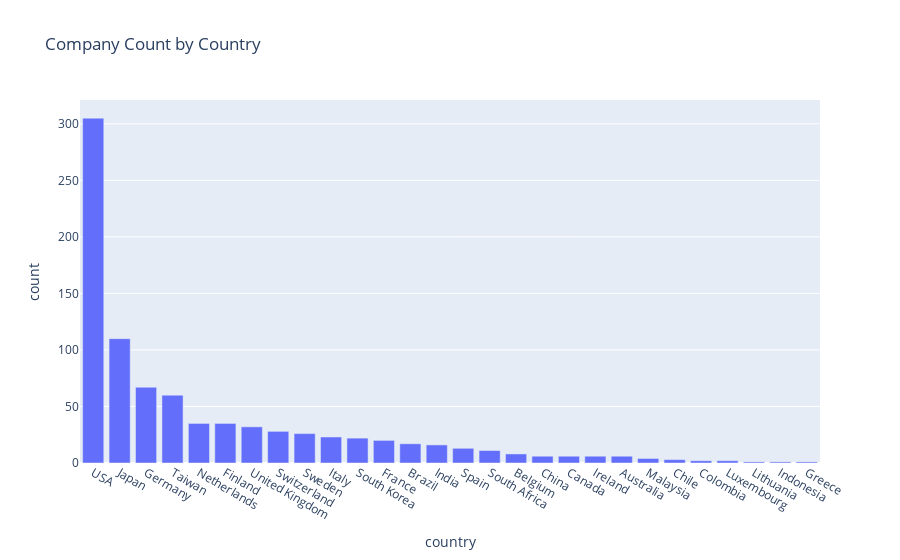

This figure's notebook cell:
### Code cell
# Create a plotly bar chart of the country distribution for companies in dataset
fig = px.bar(country_counts, x="country", y="count", title="Company Count by Country")
fig.show()

### Figure 1 — Plotly figure (JSON) as saved in the notebook; plotly's stock layout.template omitted (floating-point values rounded to 4 significant figures)
{"data": [{"hovertemplate": "country=%{x}<br>count=%{y}<extra></extra>", "legendgroup": "", "marker": {"color": "#636efa", "pattern": {"shape": ""}}, "name": "", "orientation": "v", "showlegend": false, "textposition": "auto", "type": "bar", "x": ["USA", "Japan", "Germany", "Taiwan", "Netherlands", "Finland", "United Kingdom", "Switzerland", "Sweden", "Italy", "South Korea", "France", "Brazil", "India", "Spain", "South Africa", "Belgium", "China", "Canada", "Ireland", "Australia", "Malaysia", "Chile", "Colombia", "Luxembourg", "Lithuania", "Indonesia", "Greece"], "xaxis": "x", "y": [305, 110, 67, 60, 35, 35, 32, 28, 26, 23, 22, 20, 17, 16, 13, 11, 8, 6, 6, 6, 6, 4, 3, 2, 2, 1, 1, 1], "yaxis": "y"}], "layout": {"barmode": "relative", "legend": {"tracegroupgap": 0}, "title": {"text": "Company Count by Country"}, "xaxis": {"anchor": "y", "domain": [0, 1], "title": {"text": "country"}}, "yaxis": {"anchor": "x", "domain": [0, 1], "title": {"text": "count"}}}}
